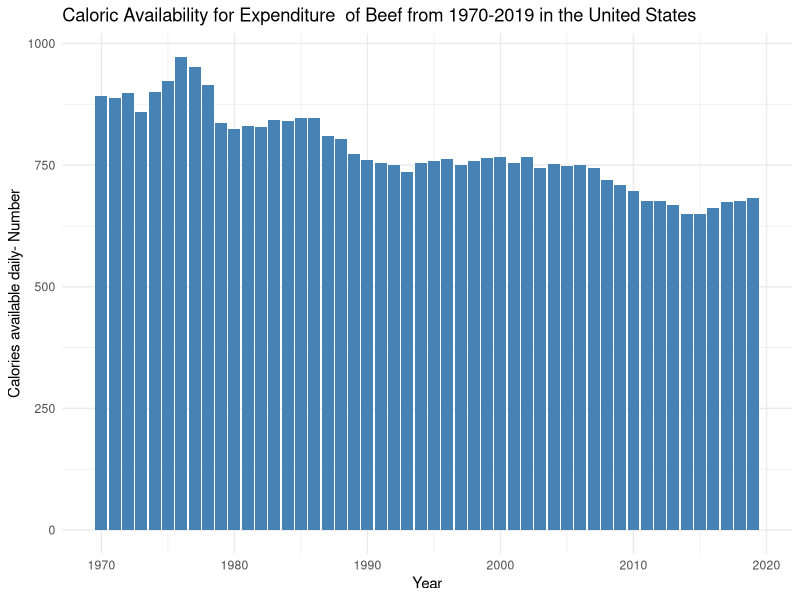
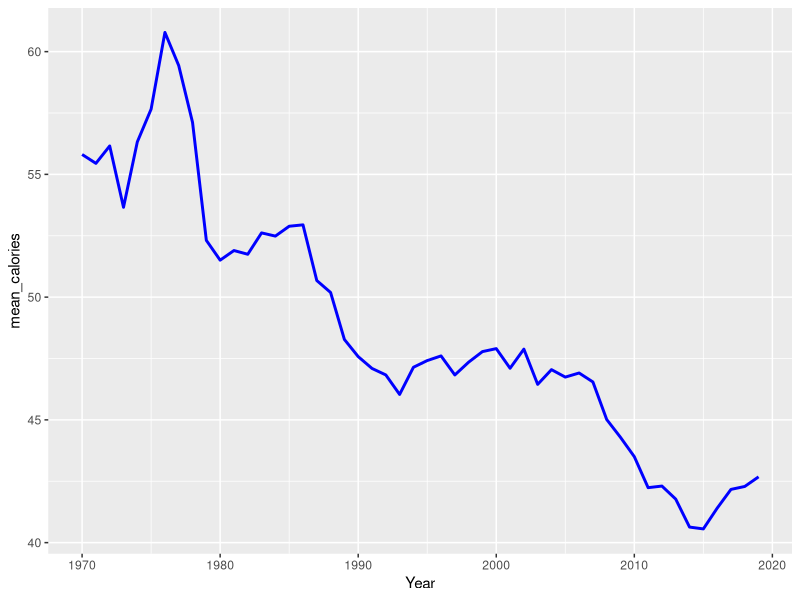
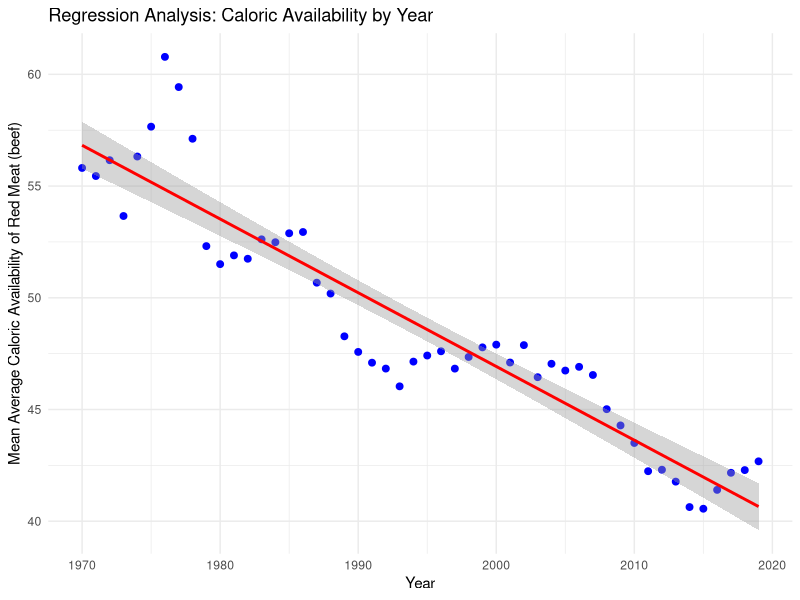
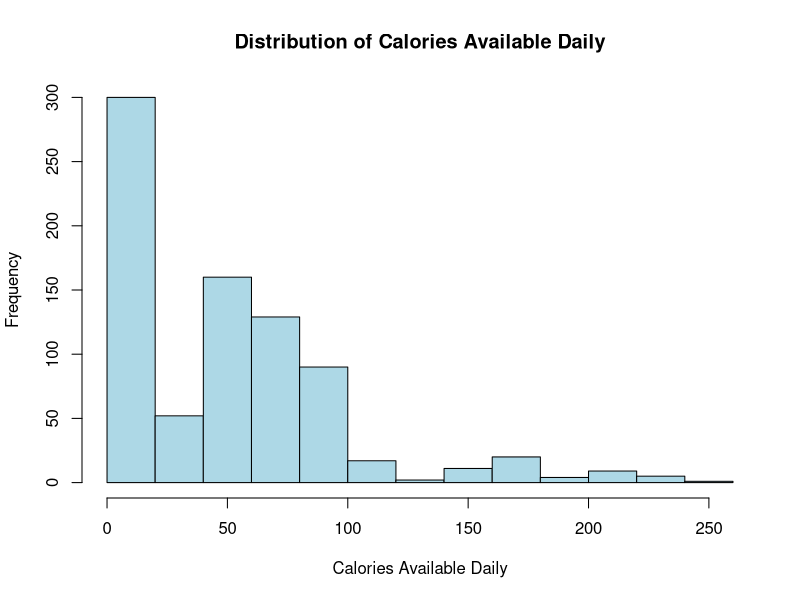

Reproduce these figures in R, in order.
## ---- chunk 1
knitr::opts_chunk$set(echo = TRUE)

## ---- chunk 2
library("ggplot2")
library("dplyr")
library("tidyr")

## ---- chunk 3

data <-read.csv("redmeat.csv")

ggplot(data,aes(x=Year, y = Value)) +
geom_bar(stat= "identity", fill = "steelblue") +
  labs(title="Caloric Availability for Expenditure  of Beef from 1970-2019 in the United States", X = "Year", y= "Calories available daily- Number") +theme_minimal()

## ---- chunk 4
#plot mean
data_summary <- data%>%
  group_by(Year) %>%
 summarize(mean_calories = mean(Value, na.rm = TRUE))
#Plot mean per year

ggplot(data_summary, aes(x = Year, y = mean_calories)) +
  geom_line(color = "blue", size =1)
  geom_point(color = "red", size = 2)
  labs(title = "Mean Calories per Year" ,
       x = "Year",
       y = "Mean Calories of Red Meat Available (Beef)") +
    theme_minimal()
  

## ---- chunk 5

#Scatterplot and Regression Analysis

#Scatterplot (Part 1)
ggplot(data_summary, aes(x = Year, y = mean_calories)) +
  geom_point(color = "blue", size = 2) +
  geom_smooth(method = "lm", se = TRUE, color = "red") + #linear regression line
  labs(title = "Regression Analysis: Caloric Availability by Year",
       x = "Year",
       y = "Mean Average Caloric Availability of Red Meat (beef)" ) +
  theme_minimal()

#Regression Analysis Model (part 2)
model <- lm(mean_calories ~ Year, data = data_summary)
summary(model)
## ---- chunk 6
data <- read.csv("redmeat.csv")

# Convert Value column to numeric
data$Value <- as.numeric(data$Value)

# Remove missing values
dataset <- subset(data, !is.na(Value))

# Plot histogram
hist(dataset$Value,
     main = "Distribution of Calories Available Daily",
     xlab = "Calories Available Daily",
     ylab = "Frequency",
     col = "lightblue",
     border = "black",
     breaks = 10)


## ---- chunk 7
#Change values to numeric
data$Value <- as.numeric(data$Value)

dataset <- subset(data, !is.na(Value) & !is.na(Year))

#Split into two samples

sample1 <- subset(dataset, Year >=1970 & Year <=1995)
sample2 <- subset(dataset, Year<=1995 & Year <=2019)

#Run two-sample t-test (unequal variance)
t_test_result <- wilcox.test(sample1$Value, sample2$Value, var.equal = FALSE)

# Show result
print(t_test_result)


